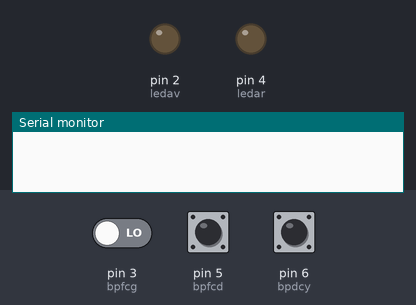
Simulated run of this sketch. Board: Arduino Uno, built with avr-gcc and run on an emulated ATmega328P. On the bench: output pins drawn as LEDs (lit = HIGH), the last lines printed to the serial monitor. The test bench sets the inputs (shaded band); at power-on: pin 6 (bpdcy) HIGH, pin 5 (bpfcd) LOW, pin 3 (bpfcg) LOW.

Above: at 1.2 s.
1.3 s: pin 6 (bpdcy) pulsed LOW 2 times (0.12 s each, 0.3 s apart)
At 1.9 s:
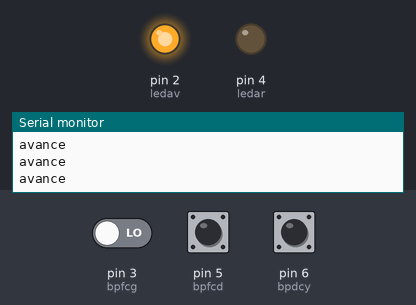
3.4 s: pin 5 (bpfcd) driven HIGH
At 4.1 s:
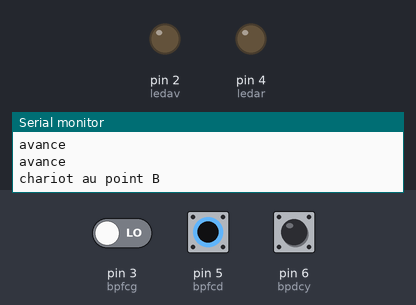
5.9 s: pin 5 (bpfcd) driven LOW
At 7.6 s:
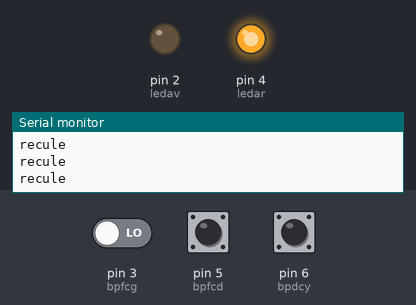
7.9 s: pin 3 (bpfcg) driven HIGH
At 8.8 s:
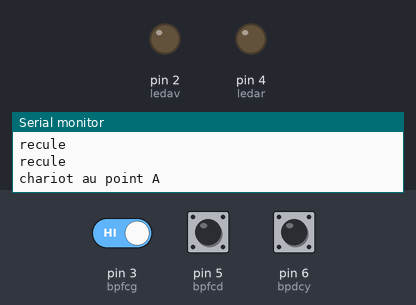
10.4 s: pin 3 (bpfcg) driven LOW
At 12.3 s:
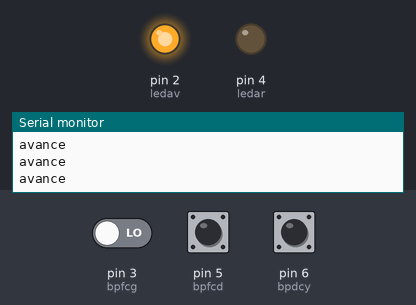
13.4 s: pin 5 (bpfcd) pulsed HIGH 2 times (0.12 s each, 0.3 s apart)
At 15.1 s:
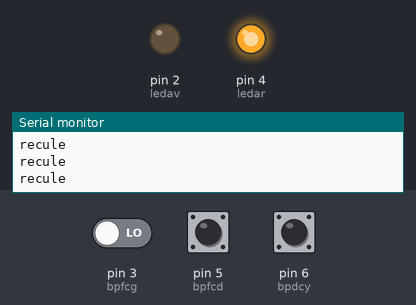
Timing chart, 0 to 16.6 s (numbered marks = the images above; inputs shaded):
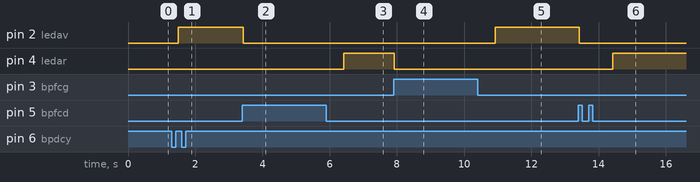

The sketch:

V2.1.ino
```cpp
int ledav =2;
int ledar =4;
int bpfcg =3;
int bpfcd =5;
int bpdcy =6;


void setup()
{
pinMode(ledav,OUTPUT) ;
pinMode(ledar,OUTPUT) ;
pinMode(bpfcg,INPUT) ;
pinMode(bpfcd,INPUT) ;
pinMode(bpdcy,INPUT) ;
Serial.begin(9600);
}

void loop()
{
  digitalWrite(ledar , LOW) ;
  digitalWrite(ledav , LOW) ;
  while(digitalRead(bpdcy) == LOW)
  {
    while(digitalRead(bpdcy) == LOW)
      {
        delay(100);
      }
      while(digitalRead(bpdcy) == HIGH)
      {
        Serial.println("démarrage programme");
        digitalWrite(ledav,HIGH);
      }
     for(int i=0;i<=2;i++)
    {
      Serial.println("aller-retour n°");
      Serial.println(i);
      digitalWrite(ledar,LOW);
      digitalWrite(ledav ,LOW);

      while(digitalRead(bpfcd) == LOW)
      {
        digitalWrite(ledav,HIGH);
        Serial.println("avance");
      }
      while(digitalRead(bpfcd) == HIGH)
      {
        Serial.println("chariot au point B");
        digitalWrite(ledav,LOW);
        digitalWrite(ledar,LOW);
        delay(1000);
        digitalWrite(ledar,HIGH);
      }
      while(digitalRead(bpfcg) == LOW)
      {
        digitalWrite(ledav,LOW);
        digitalWrite(ledar,HIGH);
        Serial.println("recule");
      }
      while(digitalRead(bpfcg) == HIGH)
      {
        Serial.println("chariot au point A");
        digitalWrite(ledav,LOW);
        digitalWrite(ledar,LOW);
        delay(1000);
      }
    }
  }
}
```

Measured:
- after the input at 1.3 s, pin 2 (ledav): LOW → HIGH after 0.20 s
- after the input at 3.4 s, pin 2 (ledav): HIGH → LOW at once
- after the input at 5.9 s, pin 4 (ledar): LOW → HIGH after 0.52 s
- after the input at 7.9 s, pin 4 (ledar): HIGH → LOW at once
- after the input at 10.4 s, pin 2 (ledav): LOW → HIGH after 0.52 s
- after the input at 13.4 s, pin 2 (ledav): HIGH → LOW at once; pin 4 (ledar): LOW → HIGH after 1.0 s
